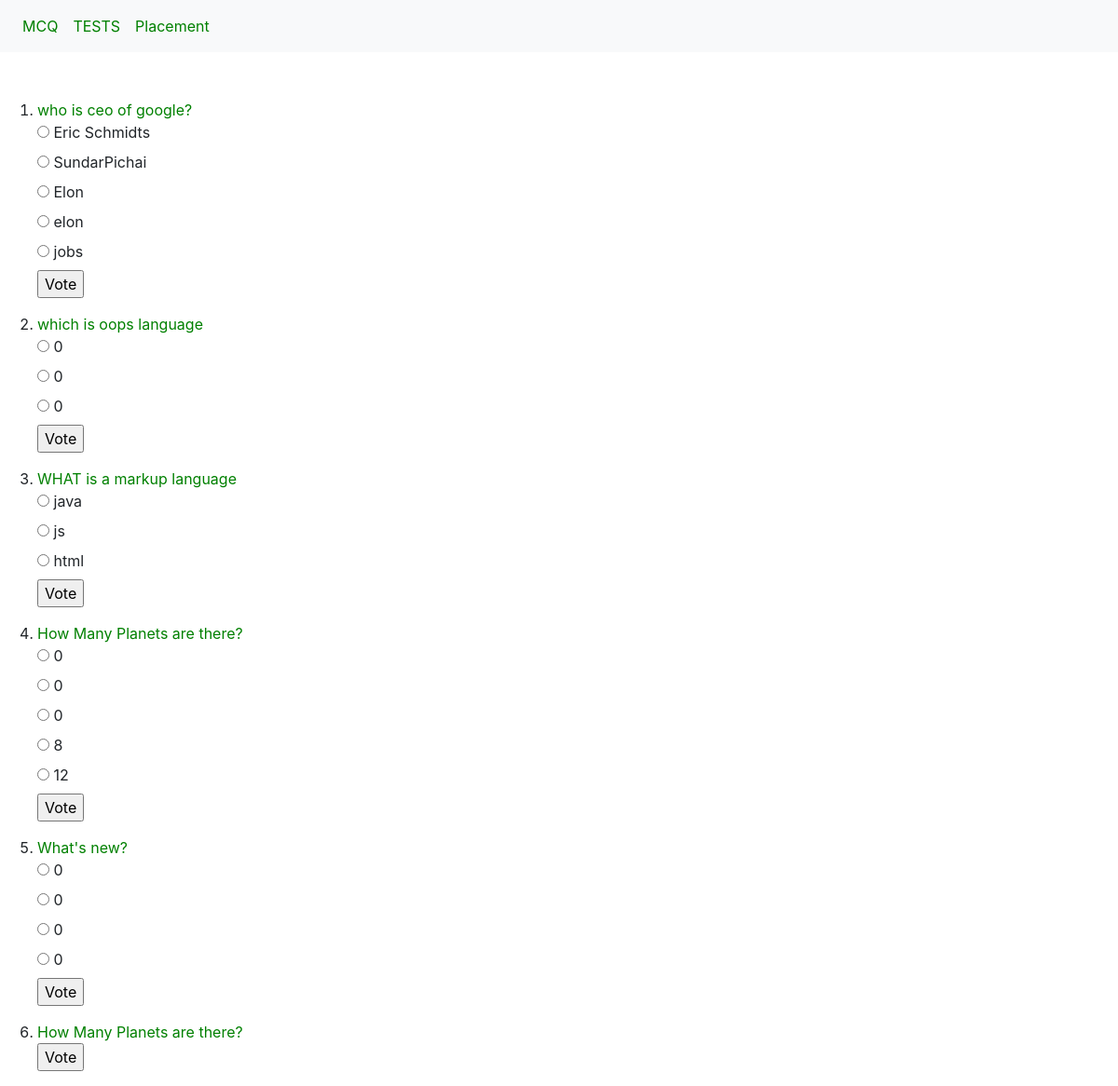
The page / on the database its author committed.
### polls/models.py (models this page shows, shortened)
class Question(models.Model):
    question_text = models.CharField(max_length=200)
    pub_date = models.DateTimeField('date published')
    correct=models.IntegerField(default=0)

class Choice(models.Model):
    question = models.ForeignKey(Question, on_delete=models.CASCADE)
    choice_text = models.CharField(max_length=200)
    votes = models.IntegerField(default=0)
    answer= models.CharField(max_length=200)

### polls/views.py (the view)
# urls.py: path('', views.IndexView.as_view(), name='index'),
class IndexView(generic.ListView):
    model=Question
    template_name = 'polls/index.html'
    context_object_name = 'latest_question_list'
    def get_queryset(self):
        return Question.objects.order_by('-pub_date')[:20]

### polls/templates/polls/index.html (shortened to what this page needs)
 {% load static %}
{% block content %}
<link rel="stylesheet" href="https://stackpath.bootstrapcdn.com/bootstrap/4.3.1/css/bootstrap.min.css">
<link rel="stylesheet" href="https://stackpath.bootstrapcdn.com/bootstrap/4.3.1/css/bootstrap.min.css">
<nav class="navbar navbar-expand-sm bg-light navbar-primary">
    <ul class="navbar-nav">
      <li class="nav-item active">
        <a class="nav-link" href="#">MCQ</a>
      </li>
      <li class="nav-item">
        <a class="nav-link" href="#">TESTS</a>
      </li>
      <li class="nav-item">
        <a class="nav-link" href="#">Placement</a>
      </li>
    </ul>
  </nav>
<div style="margin-top: 50px;">
{% if latest_question_list %}
    <ol>
    {% for question in latest_question_list %}
</li><link rel="stylesheet" type="text/css" href="{% static 'polls/style.css' %}">
    <li><a href="{% url 'polls:detail' question.id %}">{{ question.question_text }}</a>
    <form action="{% url 'polls:vote' question.id %}" method="post">
    {% for choice in question.choice_set.all %}
        <input type="radio" name="choice" id="choice{{ forloop.counter }}" value="{{ choice.id }}">
        <label for="choice{{ forloop.counter }}">{{ choice.choice_text }}</label><br>
    {% endfor %}
    <input type="submit" value="Vote">
    </form>
    {% endfor %}
    </ol>
{% else %}
    <p>No polls are available.</p>
{% endif %}
</div>
{% endblock %}

### polls/static/polls/style.css (style rules this page uses)
li a { color: green; }

### rows shown on the page
Question: question_text "who is ceo of google?"
Choice: choice_text "Eric Schmidts"
Choice: choice_text "SundarPichai"
Choice: choice_text "Elon"
Choice: choice_text "elon"
Choice: choice_text "jobs"
Question: question_text "which is oops language"
Choice: choice_text "0"
Choice: choice_text "0"
Choice: choice_text "0"
Question: question_text "WHAT is a markup language"
Choice: choice_text "java"
Choice: choice_text "js"
Choice: choice_text "html"
Question: question_text "How Many Planets are there?"
Choice: choice_text "0"
Choice: choice_text "0"
Choice: choice_text "0"
Choice: choice_text "8"
Choice: choice_text "12"
Question: question_text "What's new?"
Choice: choice_text "0"
Choice: choice_text "0"
Choice: choice_text "0"
Choice: choice_text "0"
Question: question_text "How Many Planets are there?"
